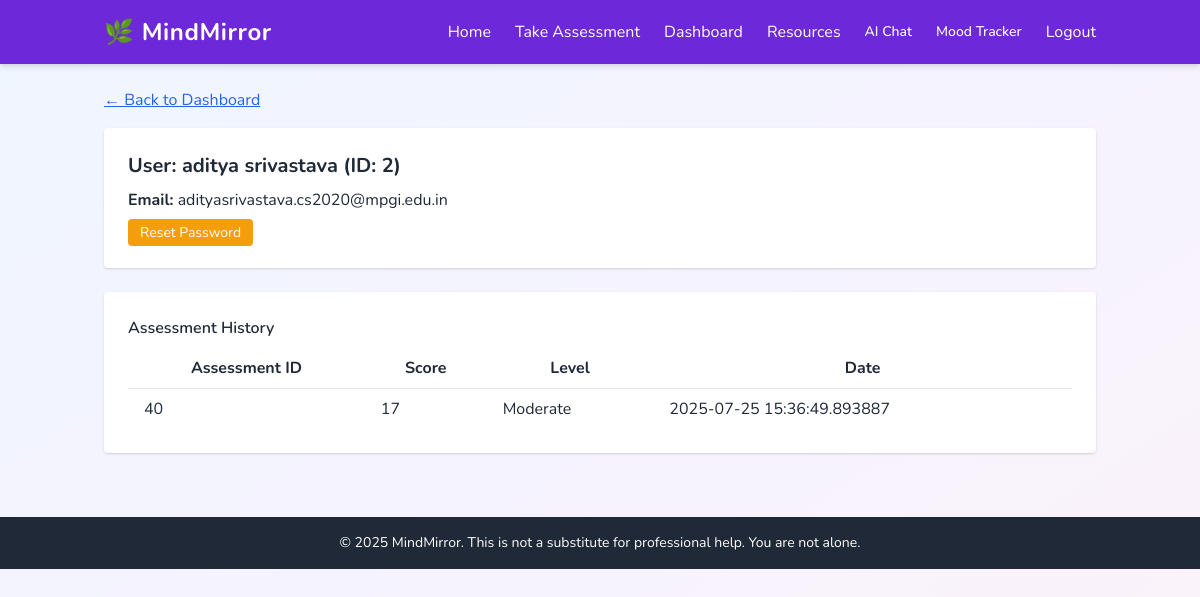
The app's page /admin/user/2 (signed in) with its own data.
### tables this page shows
CREATE TABLE users (
                id INTEGER PRIMARY KEY AUTOINCREMENT,
                name TEXT NOT NULL,
                email TEXT UNIQUE NOT NULL,
                password TEXT NOT NULL
            );

CREATE TABLE assessments (
                id INTEGER PRIMARY KEY AUTOINCREMENT,
                user_id INTEGER,
                answers TEXT,
                score INTEGER,
                level TEXT,
                created_at TIMESTAMP
            , ai_analysis TEXT);

### admin_routes.py (the view)
@admin_bp.route('/user/<int:user_id>')
@admin_login_required
def user_detail(user_id):
    with sqlite3.connect('mindmirror.db') as conn:
        c = conn.cursor()
        c.execute("SELECT id, name, email FROM users WHERE id = ?", (user_id,))
        user = c.fetchone()
        c.execute("SELECT id, score, level, created_at FROM assessments WHERE user_id = ? ORDER BY created_at DESC", (user_id,))
        assessments = c.fetchall()
    return render_template('user_detail.html', user=user, assessments=assessments)

### admin_routes.py (called while the page is built)
def admin_login_required(f):
    from functools import wraps
    @wraps(f)
    def decorated_function(*args, **kwargs):
        if not session.get('admin'):
            return redirect(url_for('admin.admin_login'))
        return f(*args, **kwargs)
    return decorated_function

### templates/user_detail.html (shortened to what this page needs)
{% extends "base.html" %}
{% block content %}
<a href="{{ url_for('admin.admin_dashboard') }}" class="text-blue-600 underline mb-4 inline-block">&larr; Back to Dashboard</a>
<div class="bg-white p-6 rounded shadow mb-6">
    <h2 class="text-xl font-bold mb-2">User: {{ user[1] }} (ID: {{ user[0] }})</h2>
    <p class="mb-2"><strong>Email:</strong> {{ user[2] }}</p>
    <a href="{{ url_for('admin.reset_password', user_id=user[0]) }}" class="bg-yellow-500 text-white px-3 py-1 rounded hover:bg-yellow-600 text-sm">Reset Password</a>
</div>
<div class="bg-white p-6 rounded shadow">
    <h3 class="font-semibold mb-2">Assessment History</h3>
    <table class="min-w-full">
        <thead>
            <tr>
                <th class="py-2 px-4">Assessment ID</th>
                <th class="py-2 px-4">Score</th>
                <th class="py-2 px-4">Level</th>
                <th class="py-2 px-4">Date</th>
            </tr>
        </thead>
        <tbody>
            {% for a in assessments %}
            <tr class="border-t">
                <td class="py-2 px-4">{{ a[0] }}</td>
                <td class="py-2 px-4">{{ a[1] }}</td>
                <td class="py-2 px-4">{{ a[2] }}</td>
                <td class="py-2 px-4">{{ a[3] }}</td>
            </tr>
            {% else %}
            <tr>
                <td colspan="4" class="py-2 px-4 text-center">No assessments found.</td>
            </tr>
            {% endfor %}
        </tbody>
    </table>
</div>
{% endblock %}

### templates/base.html (style rules this page uses)
body { font-family: 'Nunito', sans-serif; }

### records on screen
users: name "aditya srivastava", id "2", email "adityasrivastava.cs2020@mpgi.edu.in"
assessments: id "40", score "17", level "Moderate", created_at "2025-07-25 15:36:49.893887"
